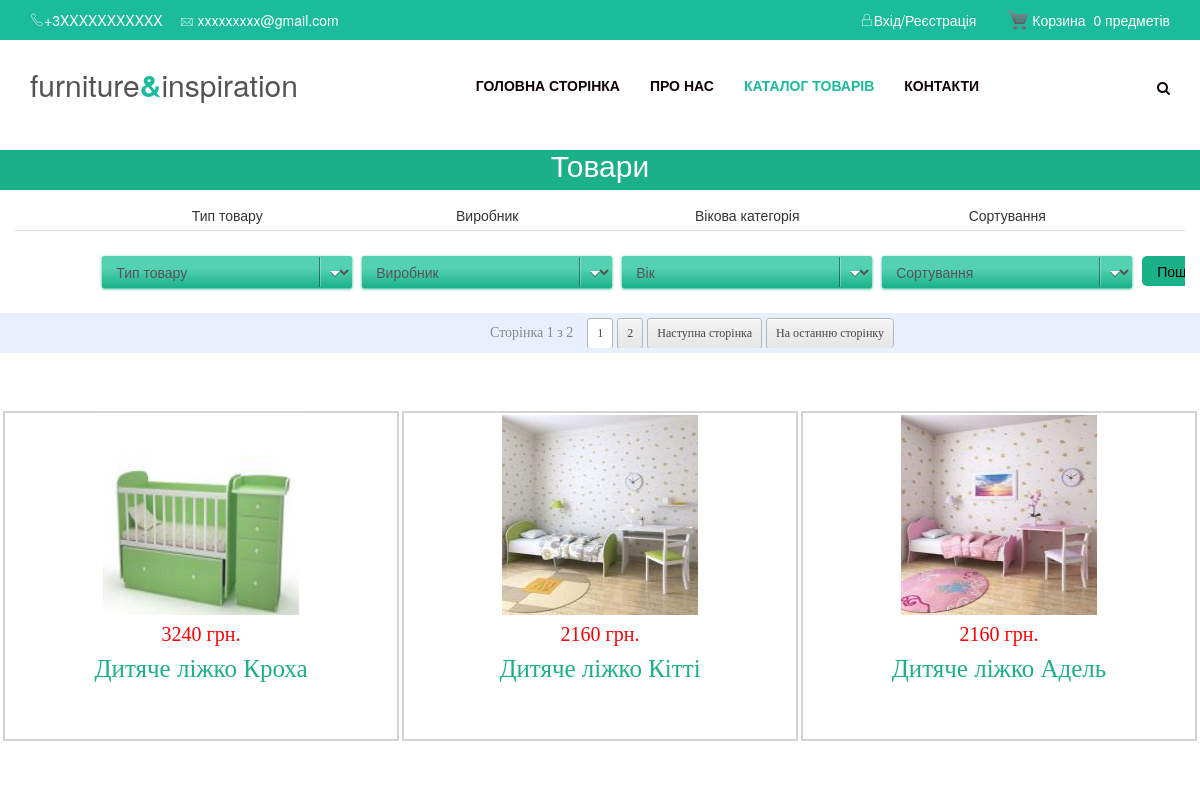
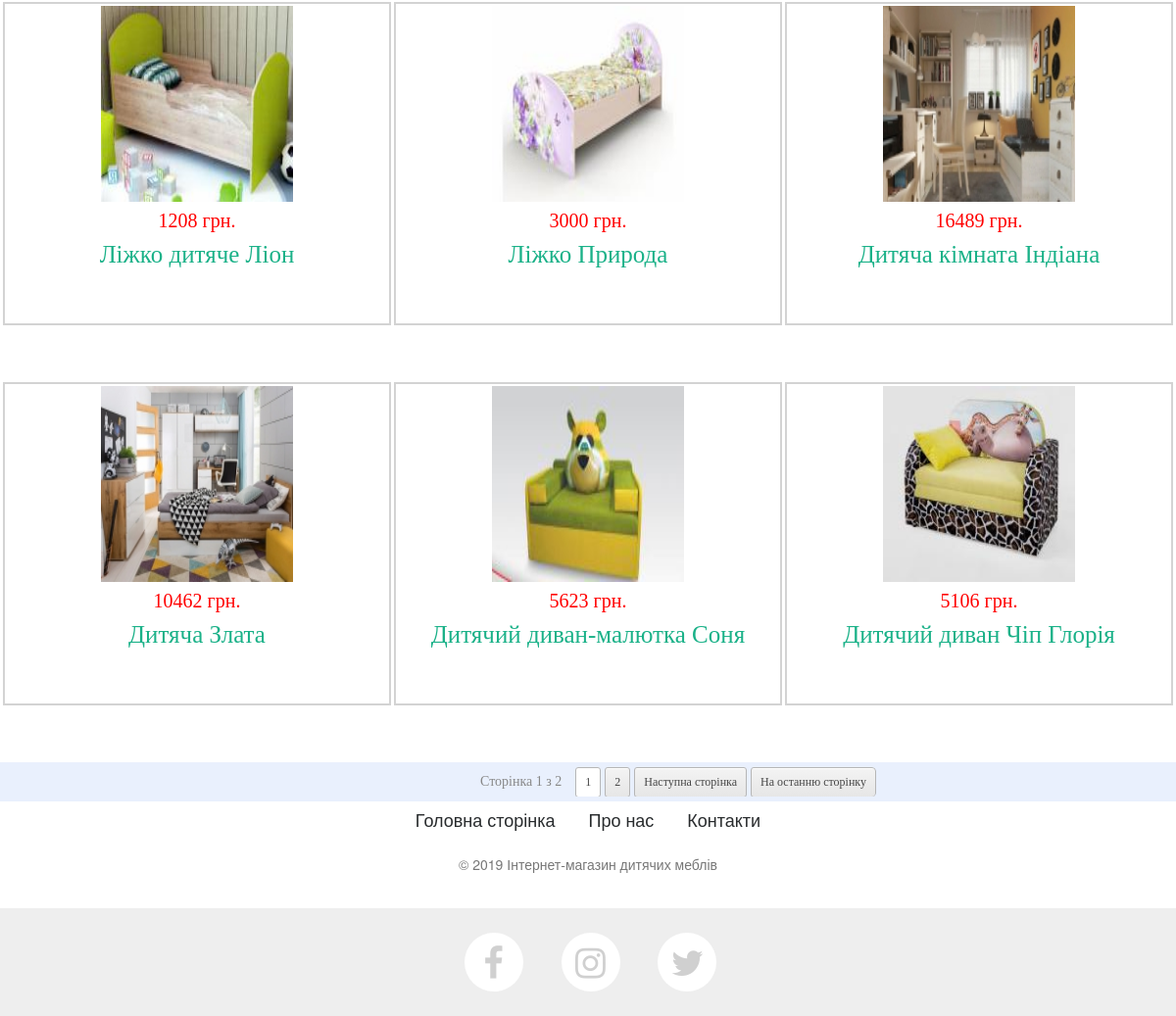
/prodList.php, run on the app's committed database (2 pictures, top to bottom).
### tables this page shows
CREATE TABLE IF NOT EXISTS `product` (
  `prodId` int(11) NOT NULL AUTO_INCREMENT,
  `prodName` text NOT NULL,
  `prodImage` text NOT NULL,
  `prodDesc` text NOT NULL,
  `prodCharacteristic` text,
  `type` text,
  `price` int(11) NOT NULL DEFAULT '0',
  `bigImageNames` text,
  `prodCustomers` int(11) NOT NULL DEFAULT '0',
  `prodRating` double NOT NULL DEFAULT '0',
  `prodAge` int(11) NOT NULL,
  `prodProducer` text NOT NULL,
  `prodProd` int(11) NOT NULL DEFAULT '0',
  PRIMARY KEY (`prodId`)
);

### php/connect.php (called while the page is built, shortened)
<?php
class Connect
{
    function __construct()
    {
        $this->mysqli = new mysqli("localhost", "root", "", "furniture&insipation");
    }
}
$connect = new Connect();
?>

### prodList.php (the view, shortened to what this page needs)
<?php
require_once("php/connect.php");
require_once("php/function.php");
?>
<!DOCTYPE html>
<html>
<head>
    <?php
    $prodType = "0";
    ?>
    <link href="css/pagination.css" rel="stylesheet" type="text/css" />
    <link href="css/grey.css" rel="stylesheet" type="text/css" />
    <link href="css/home.css" rel="stylesheet" type="text/css" />
    <link href="css/prodList.css" rel="stylesheet" type="text/css" />
</head>
<body>
    <div id="container">
        <?php include "header.php" ?>
        <div id="prodListDiv">
            <div id="BG">
                <h2> Товари </h2>
            </div>
            <div class="selection">
                <form class="form-inline col-md-12 wow fadeInDown animated" action="prodList.php" method="post">
                    <div class="table-responsive cart_info">
                        <table class="table table-condensed" style="height:10px; text-align: center;">
                            <thead>
                                <tr class="cart_menu" style="margin-left: 20px;">
                                    <td class="price"></td>
                                    <td class="image" style="margin-left: 20px;">Тип товару</td>
                                    <td class="image">Виробник</td>
                                    <td class="description">Вікова категорія</td>
                                    <td class="price">Сортування</td>
                                    <td class="price"></td>
                                </tr>
                            </thead>
                            <tbody>
                                <tr>
                                    <td class="cart_product1">
                                    </td>
                                    <td class="cart_product1">
                                        <select id="soflow" name="prodType">
                                            <option value="0">Тип товару</option>
                                            </select>
                                        </td>
                                        <td class="cart_product1">
                                            <select id="soflow" name="prodProducer">
                                                <option value="0">Виробник</option>
                                            </select>
                                        </td>
                                        <td class="cart_product1">
                                            <select id="soflow" name="select_age">
                                                <option value="0">Вік</option>
                                            </select>
                                        </td>
                                        <td class="cart_price">
                                            <select id="soflow" name="select_sort">
                                                <option value="1">Сортування</option>
                                            </select>
                                        </td>
                                        <td class="cart_total">
                                            <input id="btnUpdate" type="submit" name="btnSelect" value="Пошук" />
                                        </td>
                                    </tr>
                                </tbody>
                            </table>
                        </div>
                    </form>
                </div>
                <br>
                <br>
                <br>
                <div id="prodListDiv">
                    <?php
                    $limit = 9;
                    $page = (int)(!isset($_GET["page"]) ? 1 : $_GET["page"]);
                    $startpoint = ($page * $limit) - $limit;
                    $query = "SELECT * FROM product where prodProd='0'";
                    $statement = "FROM product where prodProd='0'";
                    $queryLimit = "SELECT * FROM product where prodProd='0' LIMIT {$startpoint} , {$limit}";
                    $resultSet = $connect->mysqli->query($query);
                    $num_rows = mysqli_num_rows($resultSet);
                    if ($num_rows > $limit) {
                        echo '<div id="paginationBoxDiv">
                    <div id="paginationDiv" >';
                        echo pagination($statement, $limit, $page, "?prodType=$prodType&amp;",$connect);
                        echo '</div>
                </div>';
                    }
                    ?>
                    <table id="productTable">
                        <?php
                        $resultSet = $connect->mysqli->query($queryLimit);
                        $fetchedRow = mysqli_fetch_row($resultSet);
                        if ($fetchedRow == null) {
                            echo '<div class="center_text"><h1 style="text-align: center; color: red;">На жаль товару з такими параметрами немає у БД</h1></div>';
                        } else {
                            for ($rowNumber = 0; $rowNumber < 3; $rowNumber++) {
                                echo "<tr>";
                                for ($columnNumber = 0; $columnNumber < 3; $columnNumber++) {
                                    if ($fetchedRow == null) {
                                        echo "<td></td>";
                                    } else {
                                        $id = $fetchedRow[0];
                                        $name = $fetchedRow[1];
                                        $imageName = $fetchedRow[2];
                                        $price = $fetchedRow[6];
                                        $displayImage = "<img src='css/images/products/$imageName' width='50%' height='200px' alt='tableImage'/>";
                                        echo " <td><a href='prodInfo.php?prodId=$id'> $displayImage <p style='color: #1ab188;'><span class='price' style='color: red;' >$price грн.</span><br> $name </p></a></td> ";
                                        $fetchedRow = mysqli_fetch_row($resultSet);
                                    }
                                }
                                echo "</tr>";
                            }
                        }
                        ?>
                    </table>
                    <?php
                    $resultSet = $connect->mysqli->query($query);
                    $num_rows = mysqli_num_rows($resultSet);
                    if ($num_rows > $limit) {
                        echo '<br><div id="paginationBoxDiv">
                    <div id="paginationDiv" >';
                        echo pagination($statement, $limit, $page, "?prodType=$prodType&amp;",$connect);
                        echo '</div>
                </div>';
                    }
                    ?>
                </div>
                <?php include "footer.php" ?>
            </div>
        </div>
    </body>
    </html>

### css/home.css (style rules this page uses)
body { background-color: #f2f2f2; margin: 0; width: 100%; min-width: 1200px; }
#container { position: absolute; width: 100%; min-width: 1200px; }

### css/prodList.css (style rules this page uses)
#prodListDiv { width: 100%; height: 100%; margin-left: auto; margin-right: auto; }
#BG { position: relative; width: 100%; height: 40px; font-family: verdana, arial; text-align: center; line-height: 40px; color: white; background-color: #1ab188; }
#productTable { width: 100%; height:100%; float: right; border-collapse: separate; border-spacing: 3.5px 58.15625px; background-color: white; }
#productTable td { width: 30%; height: 330px; padding: 0; margin: 0; vertical-align: top; text-align: center; background-color: white; }
#productTable a { display: block; width: 100%; height: 100%; text-decoration: none; color: black; border: solid 2px; border-color: lightgrey; }
#productTable img { margin-top: 2px; border: 0; }
#productTable p { padding: 0; margin: 0; font-family: verdana; font-size: 25px; }
#productTable .price { font-size: 20px; }
#paginationBoxDiv { float: right; width: 100%; height: 40px; background-color: #e9f0fd; }
#paginationDiv { width: 60%; height: 30px; margin-top: 5px; float: right; clear: both; }
*, *:after, *:before { -webkit-box-sizing: border-box; -moz-box-sizing: border-box; box-sizing: border-box; padding: 0; margin: 0; }
.selection { width: 100%; height: 100%; margin-top: 10px; z-index: 4; }
.cart_product1 { margin-left: 25px; margin-top: 50px; }
input[type=submit] { padding:5px 15px; background:#1ab188; border:0 none; cursor:pointer; -webkit-border-radius: 5px; border-radius: 5px; width: 100%; margin-top: 20px; }
select#soflow, select#soflow-color { -webkit-appearance: button; -webkit-border-radius: 2px; -webkit-box-shadow: 0px 1px 3px #1ab188; -webkit-padding-end: 20px; -webkit-padding-start: 2px; -webkit-user-select: none; background-image: url(images/15xvbd5.png), -webkit-linear-gradient(#53d1b0, #53d1b0 40%, #1ab188); background-position: 95% center; background-repeat: no-repeat; border: 0px solid #1ab188; color: #555; font-size: inherit; margin-top: 20px; overflow: hidden; padding: 5px 10px; text-overflow: ellipsis; white-space: nowrap; width: 250px; }

### css/style.css (style rules this page uses)
* { margin: 0; padding: 0px; }
body { font-family: 'Open Sans', sans-serif; font-size: 13px; line-height: 20px; position: relative; background: #fff; color: #656565; padding: 0; margin: 0; overflow: visible; }
*,*:after,*:before { -webkit-box-sizing: border-box; -moz-box-sizing: border-box; box-sizing: border-box; padding: 0; margin: 0; }
a { color: #0098d7; padding: 0; margin: 0; text-decoration: none; }
a img { border: none; vertical-align: bottom; }
h1,h2,h3,h4,h5,h6 { letter-spacing: 0px; font-weight: normal; position: relative; padding: 0 0 10px 0; font-weight: normal; font-family: 'Roboto', serif; line-height: 140%; color: #01090c; }
h2 { font-size: 20px; }
input,textarea { color: #000 !important }
html, body, .wrapper { height: 100%; }
.form-inline { display: block; background: #fff; position: relative; padding: 0; border-radius: 10px; }

### css/Footer-white.css (style rules this page uses)
* { margin: 0; padding: 0; }
html, body { height: 100%; }
html { height: 100%; }
body { display: flex; display: -webkit-flex; flex-direction: column; -webkit-flex-direction: column; height: 100%; }

### data on the page
product: prodImage (picture), price "3240", prodName "Дитяче ліжко Кроха"
product: prodImage (picture), price "2160", prodName "Дитяче ліжко Кітті"
product: prodImage (picture), price "2160", prodName "Дитяче ліжко Адель"
product: prodImage (picture), price "1208", prodName "Ліжко дитяче Ліон"
product: prodImage (picture), price "3000", prodName "Ліжко Природа"
product: prodImage (picture), price "16489", prodName "Дитяча кімната Індіана"
product: prodImage (picture), price "10462", prodName "Дитяча Злата"
product: prodImage (picture), price "5623", prodName "Дитячий диван-малютка Соня"
product: prodImage (picture), price "5106", prodName "Дитячий диван Чіп Глорія"

### other printed values
$size "0"
$end "предметів"
$page "1 1"
$lastpage "2 2"
